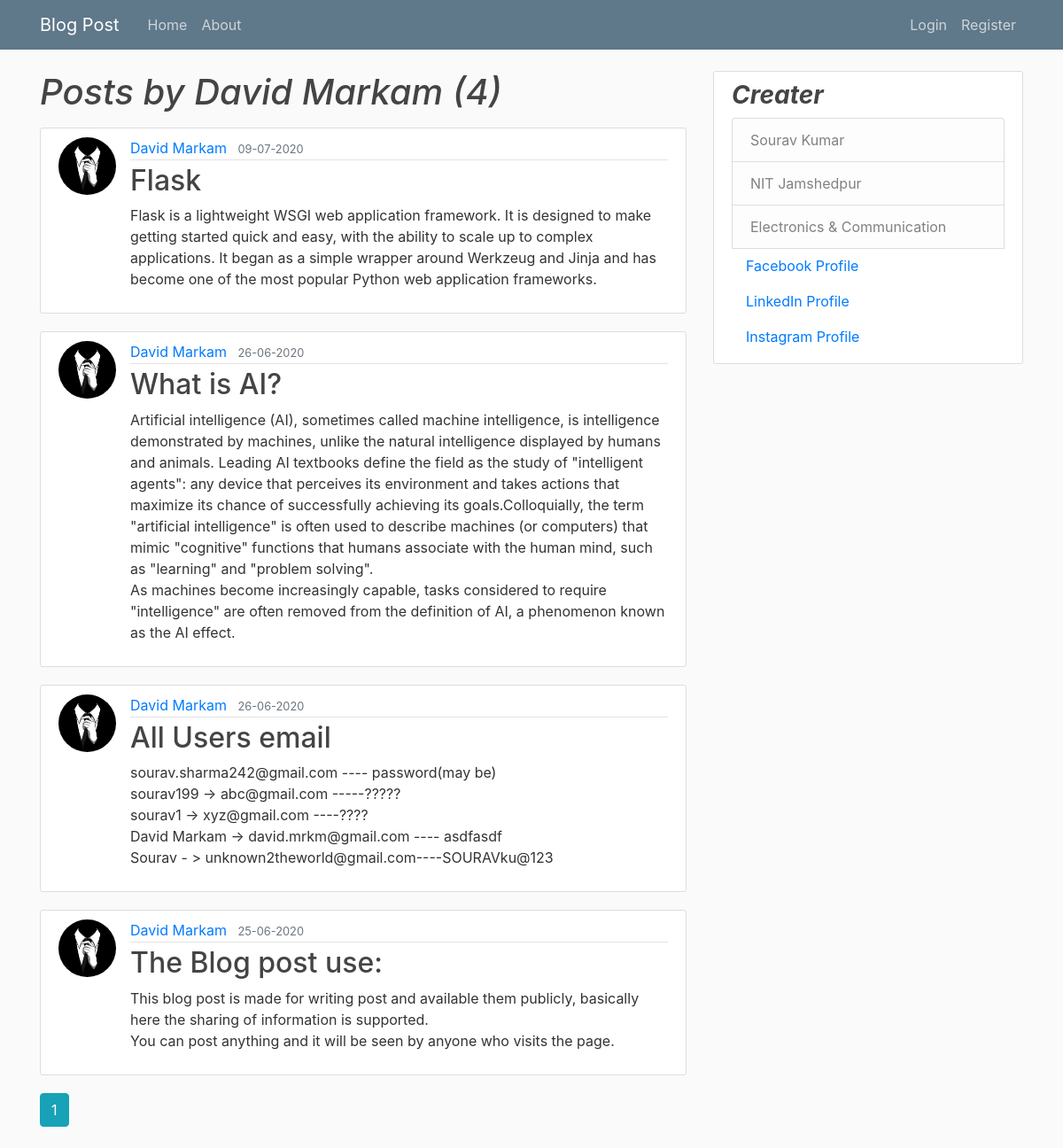
The page /user/David Markam on the database its author committed.
### web/models.py (models this page shows, shortened)
class User(db.Model,UserMixin):
	id = db.Column(db.Integer, primary_key =True)
	username = db.Column(db.String(20),unique=True, nullable=False)
	email = db.Column(db.String(120), unique=True, nullable=False)
	img_file = db.Column(db.String(60),nullable=False, default='default.jpg')
	password = db.Column(db.String(60), nullable=False)
	posts = db.relationship('Post',backref='author', lazy=True)

class Post(db.Model):
	id = db.Column(db.Integer,primary_key=True)
	title = db.Column(db.String(100), nullable=False)
	date_posted = db.Column(db.DateTime, nullable=False, default=datetime.utcnow)
	content = db.Column(db.Text, nullable=False)
	user_id = db.Column(db.Integer, db.ForeignKey('user.id'), nullable=False)

### web/users/routes.py (the view)
@users.route('/user/<string:username>')
def user_posts(username):
	page = request.args.get('page',1,type=int)
	user = User.query.filter_by(username=username).first_or_404()
	posts = Post.query.filter_by(author=user)\
	.order_by(Post.date_posted.desc())\
	.paginate(page=page, per_page=4)
	return render_template('user_posts.html',posts=posts,user=user)

### web/templates/user_posts.html
{% extends "layout.html" %}
{% block content %}
	<h1 class="mb-3"><i>Posts by {{ user.username }} ({{ posts.total }})</i></h1>
   {% for post in posts.items %}
	<article class="media content-section">
	  <img class="rounded-circle article-img" src="{{ url_for('static',filename = 'profile_pics/' + post.author.img_file) }}">
	  <div class="media-body">
	    <div class="article-metadata">
	      <a class="mr-2" href="{{ url_for('users.user_posts', username=post.author.username) }}">{{ post.author.username }}</a>
	      <small class="text-muted">{{ post.date_posted.strftime("%d-%m-%Y") }}</small>
	    </div>
	    <h2><a class="article-title" href="{{ url_for('posts.post', post_id=post.id) }}">{{ post.title }}</a></h2>
	    <p class="article-content">{{ post.content }}</p>
	  </div>
    </article>
	{% endfor %}
	{% for page_num in posts.iter_pages(left_edge=1, right_edge=1, left_current=1, right_current=2) %}
		{%if page_num %}
			{%if posts.page == page_num %}
				<a class="btn btn-info mb-4" href="{{ url_for('users.user_posts', username=user.username, page=page_num) }}">{{ page_num }}</a>
			{% else %}
				<a class="btn btn-outline-info mb-4" href="{{ url_for('users.user_posts', username=user.username,
				 page=page_num) }}">{{ page_num }}</a>
			{% endif %}
		{% else %}
			...
		{% endif %}
	{% endfor %}
{% endblock content %}

### web/static/main.css (style rules this page uses)
body { background: #fafafa; color: #333333; margin-top: 5rem; }
h1, h2, h3, h4, h5, h6 { color: #444444; }
.content-section { background: #ffffff; padding: 10px 20px; border: 1px solid #dddddd; border-radius: 3px; margin-bottom: 20px; }
.article-title { color: #444444; }
.article-content { white-space: pre-line; }
.article-img { height: 65px; width: 65px; margin-right: 16px; }
.article-metadata { padding-bottom: 1px; margin-bottom: 4px; border-bottom: 1px solid #e3e3e3 }

### rows shown on the page
User: username "David Markam"
Post: img_file (placeholder picture), author.username "David Markam", date_posted "09-07-2020", title "Flask", content "Flask is a lightweight WSGI web application framework. It is designed to make getting started quick and easy, with the ability to scale up to complex applications. It began as a simple wrapper around Werkzeug and Jinja and has become one of the most popular Python web application frameworks."
Post: img_file (placeholder picture), author.username "David Markam", date_posted "26-06-2020", title "What is AI?", content "Artificial intelligence (AI), sometimes called machine intelligence, is intelligence demonstrated by machines, unlike the natural intelligence displayed by humans and animals. Leading AI textbooks define the field as the study of \"intelligent agents\": any device that perceives its environment and takes actions that maximize its chance of successfully achieving its goals.Colloquially, the term \"artificial intelligence\" is often used to describe machines (or computers) that mimic \"cognitive\" functions that humans associate with the human mind, such as \"learning\" and \"problem solving\". As machines become increasingly capable, tasks considered to require \"intelligence\" are often removed from…"
Post: img_file (placeholder picture), author.username "David Markam", date_posted "26-06-2020", title "All Users email", content "sourav.sharma242@gmail.com ---- password(may be) sourav199 -> abc@gmail.com -----????? sourav1 -> xyz@gmail.com ----???? David Markam -> david.mrkm@gmail.com ---- asdfasdf Sourav - > unknown2theworld@gmail.com----SOURAVku@123"
Post: img_file (placeholder picture), author.username "David Markam", date_posted "25-06-2020", title "The Blog post use:", content "This blog post is made for writing post and available them publicly, basically here the sharing of information is supported. You can post anything and it will be seen by anyone who visits the page."

### other values the page prints
{{ posts.total }} "4"
{{ page_num }} "1"
